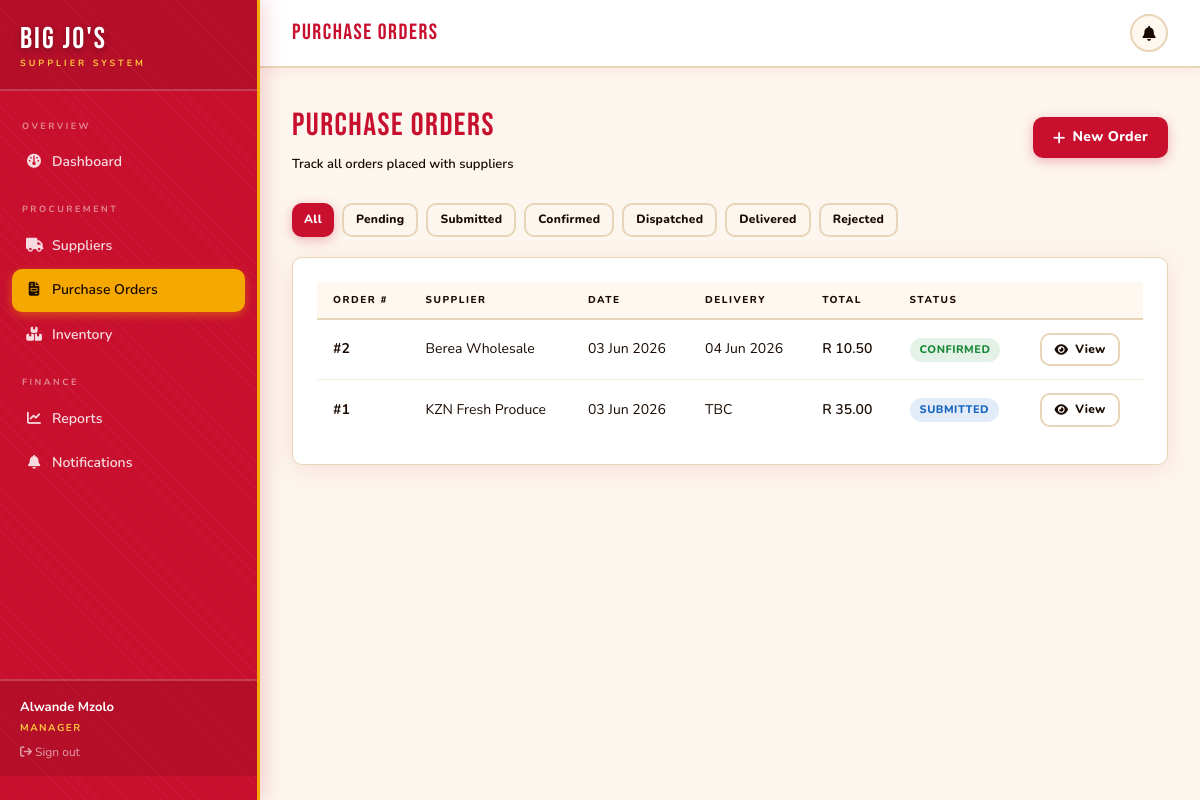
/manager/orders (signed in), run on the app's committed database.
### app/models/__init__.py (models this page shows, shortened)
class User(UserMixin, db.Model):
    __tablename__ = 'user'
    id = db.Column(db.Integer, primary_key=True)
    name = db.Column(db.String(120), nullable=False)
    email = db.Column(db.String(120), unique=True, nullable=False)
    password_hash = db.Column(db.String(256), nullable=False)
    role = db.Column(db.String(20), nullable=False)  # manager / supplier / admin
    phone = db.Column(db.String(20))
    created_at = db.Column(db.DateTime, default=utc_now)
    supplier_profile = db.relationship('Supplier', backref='user', uselist=False)
    notifications = db.relationship('Notification', backref='user', lazy='dynamic')

class PurchaseOrder(db.Model):
    __tablename__ = 'purchase_order'
    id = db.Column(db.Integer, primary_key=True)
    manager_id = db.Column(db.Integer, db.ForeignKey('user.id'), nullable=False)
    supplier_id = db.Column(db.Integer, db.ForeignKey('supplier.id'), nullable=False)
    order_date = db.Column(db.DateTime, default=utc_now)
    delivery_date = db.Column(db.DateTime)
    status = db.Column(db.String(30), default='Pending')
    total_amount = db.Column(db.Float, default=0)
    notes = db.Column(db.Text)
    manager = db.relationship('User', backref='orders_placed', foreign_keys=[manager_id])
    lines = db.relationship('OrderLine', backref='order', lazy='dynamic', cascade='all, delete-orphan')
    payment = db.relationship('Payment', backref='order', uselist=False)

class Supplier(db.Model):
    __tablename__ = 'supplier'
    id = db.Column(db.Integer, primary_key=True)
    user_id = db.Column(db.Integer, db.ForeignKey('user.id'), unique=True)
    company_name = db.Column(db.String(120), nullable=False)
    region = db.Column(db.String(100))
    rating = db.Column(db.Float, default=3.0)
    bank_details = db.Column(db.String(200))
    products = db.relationship('Product', backref='supplier', lazy='dynamic')
    orders = db.relationship('PurchaseOrder', backref='supplier', lazy='dynamic')

### app/manager/__init__.py (the view)
@bp.route('/orders')
@manager_required
def orders():
    status_filter = request.args.get('status', '')
    query = PurchaseOrder.query.filter_by(manager_id=current_user.id)
    if status_filter:
        query = query.filter_by(status=status_filter)
    orders = query.order_by(PurchaseOrder.order_date.desc()).all()
    return render_template('manager/orders.html', orders=orders, status_filter=status_filter)

### app/__init__.py (called while the page is built)
@login_manager.user_loader
def load_user(user_id):
    from app.models import User
    return db.session.get(User, int(user_id))

### app/manager/__init__.py (called while the page is built)
def manager_required(f):
    @wraps(f)
    def decorated(*args, **kwargs):
        if not current_user.is_authenticated or current_user.role not in ('manager', 'admin'):
            flash('Access restricted to managers.', 'danger')
            return redirect(url_for('auth.login'))
        return f(*args, **kwargs)
    return login_required(decorated)

### app/templates/manager/orders.html (shortened to what this page needs)
{% extends 'shared/dashboard_layout.html' %}
{% block page_title %}Purchase Orders{% endblock %}
{% block content %}
<div class="page-header">
  <div>
    <div class="page-title">Purchase Orders</div>
    <div class="page-subtitle">Track all orders placed with suppliers</div>
  </div>
  <a href="{{ url_for('manager.new_order') }}" class="btn btn-primary">
    <i class="fa-solid fa-plus"></i> New Order
  </a>
</div>
<div style="display:flex;gap:8px;margin-bottom:20px;flex-wrap:wrap;">
  {% for s in ['','Pending','Submitted','Confirmed','Dispatched','Delivered','Rejected'] %}
  <a href="{{ url_for('manager.orders', status=s) }}"
     class="btn btn-sm {% if status_filter == s %}btn-primary{% else %}btn-outline{% endif %}">
    {{ s or 'All' }}
  </a>
  {% endfor %}
</div>
<div class="card">
  <div class="table-wrap">
    <table>
      <thead>
        <tr>
          <th>Order #</th>
          <th>Supplier</th>
          <th>Date</th>
          <th>Delivery</th>
          <th>Total</th>
          <th>Status</th>
          <th></th>
        </tr>
      </thead>
      <tbody>
        {% for order in orders %}
        <tr>
          <td><strong>#{{ order.id }}</strong></td>
          <td>{{ order.supplier.company_name }}</td>
          <td>{{ order.order_date.strftime('%d %b %Y') }}</td>
          <td>
            {% if order.delivery_date %}
              {{ order.delivery_date.strftime('%d %b %Y') }}
            {% else %}
              <span style="color:var(--muted)">TBC</span>
            {% endif %}
          </td>
          <td style="font-weight:600;">R {{ "%.2f"|format(order.total_amount) }}</td>
          <td><span class="pill pill-{{ order.status|lower }}">{{ order.status }}</span></td>
          <td>
            <a href="{{ url_for('manager.order_detail', order_id=order.id) }}" class="btn btn-outline btn-sm">
              <i class="fa-solid fa-eye"></i> View
            </a>
          </td>
        </tr>
        {% else %}
        <tr><td colspan="7" style="text-align:center;color:var(--muted);padding:40px;">No orders found.</td></tr>
        {% endfor %}
      </tbody>
    </table>
  </div>
</div>
{% endblock %}

### app/templates/shared/dashboard_layout.html (shortened to what this page needs)
{% extends 'base.html' %}
{% block body %}
<div class="flex min-h-screen bg-cream">
  <aside id="sidebar"
         class="fixed inset-y-0 left-0 z-50 flex w-[260px] -translate-x-full flex-col overflow-y-auto
                border-r-[3px] border-gold bg-brand pb-6
                shadow-[4px_0_20px_rgba(200,16,46,.18)] transition-transform duration-200 md:translate-x-0"
         style="background-image:repeating-linear-gradient(45deg,rgba(255,255,255,.03) 0px,rgba(255,255,255,.03) 1px,transparent 1px,transparent 10px)">
    <div class="border-b-2 border-white/20 bg-black/10 px-5 pb-[18px] pt-6">
      <div class="font-display text-[30px] leading-none tracking-[2px] text-white"
           style="text-shadow:0 2px 6px rgba(0,0,0,.3)">Big Jo's</div>
      <div class="mt-0.5 text-[9px] font-bold uppercase tracking-[3px] text-gold2">Supplier System</div>
    </div>
    <nav class="flex-1 space-y-0.5 px-3 py-4">
      {% if current_user.role in ('manager','admin') %}
      <div class="px-2.5 pb-1.5 pt-3 text-[9px] font-bold uppercase tracking-[2.5px] text-white/50">Overview</div>
      <a href="{{ url_for('manager.dashboard') }}"
         class="flex items-center gap-2.5 rounded-[10px] px-3.5 py-2.5 text-[14px] font-semibold transition-all duration-[180ms]
                {% if request.endpoint == 'manager.dashboard' %}bg-gold text-ink shadow-[0_3px_10px_rgba(245,168,0,.4)]
                {% else %}text-white/85 hover:bg-white/20 hover:text-white hover:translate-x-[3px]{% endif %}">
        <span class="w-4 text-center"><i class="fa-solid fa-gauge"></i></span> Dashboard
      </a>
      <div class="px-2.5 pb-1.5 pt-4 text-[9px] font-bold uppercase tracking-[2.5px] text-white/50">Procurement</div>
      <a href="{{ url_for('manager.suppliers') }}"
         class="flex items-center gap-2.5 rounded-[10px] px-3.5 py-2.5 text-[14px] font-semibold transition-all duration-[180ms]
                {% if 'suppliers' in request.endpoint %}bg-gold text-ink shadow-[0_3px_10px_rgba(245,168,0,.4)]
                {% else %}text-white/85 hover:bg-white/20 hover:text-white hover:translate-x-[3px]{% endif %}">
        <span class="w-4 text-center"><i class="fa-solid fa-truck"></i></span> Suppliers
      </a>
      <a href="{{ url_for('manager.orders') }}"
         class="flex items-center gap-2.5 rounded-[10px] px-3.5 py-2.5 text-[14px] font-semibold transition-all duration-[180ms]
                {% if 'orders' in request.endpoint %}bg-gold text-ink shadow-[0_3px_10px_rgba(245,168,0,.4)]
                {% else %}text-white/85 hover:bg-white/20 hover:text-white hover:translate-x-[3px]{% endif %}">
        <span class="w-4 text-center"><i class="fa-solid fa-file-invoice"></i></span> Purchase Orders
      </a>
      <a href="{{ url_for('manager.inventory') }}"
         class="flex items-center gap-2.5 rounded-[10px] px-3.5 py-2.5 text-[14px] font-semibold transition-all duration-[180ms]
                {% if 'inventory' in request.endpoint %}bg-gold text-ink shadow-[0_3px_10px_rgba(245,168,0,.4)]
                {% else %}text-white/85 hover:bg-white/20 hover:text-white hover:translate-x-[3px]{% endif %}">
        <span class="w-4 text-center"><i class="fa-solid fa-boxes-stacked"></i></span> Inventory
      </a>
      <div class="px-2.5 pb-1.5 pt-4 text-[9px] font-bold uppercase tracking-[2.5px] text-white/50">Finance</div>
      <a href="{{ url_for('manager.reports') }}"
         class="flex items-center gap-2.5 rounded-[10px] px-3.5 py-2.5 text-[14px] font-semibold transition-all duration-[180ms]
                {% if 'reports' in request.endpoint %}bg-gold text-ink shadow-[0_3px_10px_rgba(245,168,0,.4)]
                {% else %}text-white/85 hover:bg-white/20 hover:text-white hover:translate-x-[3px]{% endif %}">
        <span class="w-4 text-center"><i class="fa-solid fa-chart-line"></i></span> Reports
      </a>
      <a href="{{ url_for('manager.notifications') }}"
         class="flex items-center gap-2.5 rounded-[10px] px-3.5 py-2.5 text-[14px] font-semibold transition-all duration-[180ms]
                {% if 'notifications' in request.endpoint %}bg-gold text-ink shadow-[0_3px_10px_rgba(245,168,0,.4)]
                {% else %}text-white/85 hover:bg-white/20 hover:text-white hover:translate-x-[3px]{% endif %}">
        <span class="w-4 text-center"><i class="fa-solid fa-bell"></i></span> Notifications
      </a>
      {% endif %}
    </nav>
    <div class="border-t-2 border-white/20 bg-black/10 px-5 py-4 text-[13px]">
      <div class="font-bold text-white">{{ current_user.name }}</div>
      <div class="mt-0.5 text-[10px] font-bold uppercase tracking-[1.5px] text-gold2">{{ current_user.role }}</div>
      <a href="{{ url_for('auth.logout') }}" class="mt-2 block text-xs text-white/60 transition hover:text-white">
        <i class="fa-solid fa-arrow-right-from-bracket"></i> Sign out
      </a>
    </div>
  </aside>
  <div class="flex min-h-screen w-full flex-col md:ml-[260px]">
    <header class="sticky top-0 z-40 flex items-center justify-between border-b-2 border-warm
                   bg-white px-4 py-3.5 shadow-[0_2px_12px_rgba(200,16,46,.07)] md:px-8">
      <div class="flex items-center gap-3">
        <span class="font-display text-[22px] tracking-[1.5px] text-brand">
          {% block page_title %}{% endblock %}
        </span>
      </div>
      <div class="flex items-center gap-3">
        {% set unread = current_user.notifications.filter_by(is_read=False).count() %}
        {% if current_user.role in ('manager','admin') %}
        <a href="{{ url_for('manager.notifications') }}"
           class="relative inline-flex h-[38px] w-[38px] items-center justify-center rounded-full
                  border-2 border-warm bg-cream2 text-muted transition
                  hover:border-brand hover:text-brand hover:bg-brand/5">
          <i class="fa-solid fa-bell text-[15px]"></i>
        </a>
        {% endif %}
      </div>
    </header>
    <main class="flex-1 p-8">
      {% block content %}{% endblock %}
    </main>
  </div>
</div>
{% endblock %}

### app/static/css/main.css (style rules this page uses)
:root { --bg: #fdf6ee; --surface: #ffffff; --surface2:#fff8f0; --border: #e8d5b7; --accent: #c8102e; --accent2: #e8192e; --gold: #f5a800; --gold2: #ffc93c; --green: #1a8a3a; --red: #c8102e; --blue: #1565c0; --text: #1a0a00; --muted: #1a0a00; }
.btn { display: inline-flex; align-items: center; gap: 7px; padding: 9px 20px; border-radius: 10px; font-family: 'Nunito', sans-serif; font-size: 14px; font-weight: 800; cursor: pointer; border: none; transition: all .18s; text-decoration: none; letter-spacing: .3px; }
.btn-primary { background: #c8102e; color: #fff; box-shadow: 0 3px 12px rgba(200,16,46,.3); }
.btn-outline { background: transparent; border: 2px solid #e8d5b7; color: #1a0a00; }
.btn-sm { padding: 5px 12px; font-size: 12px; }
.card { background: #fff; border: 1.5px solid #e8d5b7; border-radius: 10px; padding: 24px; box-shadow: 0 4px 24px rgba(200,16,46,.10); }
.page-header { display: flex; align-items: center; justify-content: space-between; margin-bottom: 28px; }
.page-title { font-family: 'Bebas Neue', cursive; font-size: 32px; color: #c8102e; letter-spacing: 1.5px; }
.page-subtitle { font-size: 13px; color: #1a0a00; margin-top: 2px; font-weight: 600; }
.table-wrap { overflow-x: auto; }
table { width: 100%; border-collapse: collapse; font-size: 14px; }
thead tr { border-bottom: 2px solid #e8d5b7; background: #fff8f0; }
th { padding: 10px 16px; text-align: left; font-size: 10px; text-transform: uppercase; letter-spacing: 1.5px; color: #1a0a00; font-weight: 800; }
td { padding: 13px 16px; border-bottom: 1px solid rgba(232,213,183,.5); color: #1a0a00; }
tbody tr:last-child td { border-bottom: none; }
.pill { display: inline-flex; align-items: center; gap: 5px; padding: 3px 10px; border-radius: 20px; font-size: 11px; font-weight: 800; text-transform: uppercase; letter-spacing: .5px; }
.pill-submitted { background: rgba(21,101,192,.12); color: #1565c0; }
.pill-confirmed { background: rgba(26,138,58,.12); color: #1a8a3a; }

### data on the page
User: name "Alwande Mzolo", role "MANAGER"
PurchaseOrder: id "2", supplier.company_name "Berea Wholesale", order_date "03 Jun 2026", delivery_date "04 Jun 2026", total_amount "10.50", status "CONFIRMED"
PurchaseOrder: id "1", supplier.company_name "KZN Fresh Produce", order_date "03 Jun 2026", shows "TBC", total_amount "35.00", status "SUBMITTED"

### other printed values
{{ s or 'All' }} "All" "Pending" "Submitted" "Confirmed" "Dispatched" "Delivered" "Rejected"
